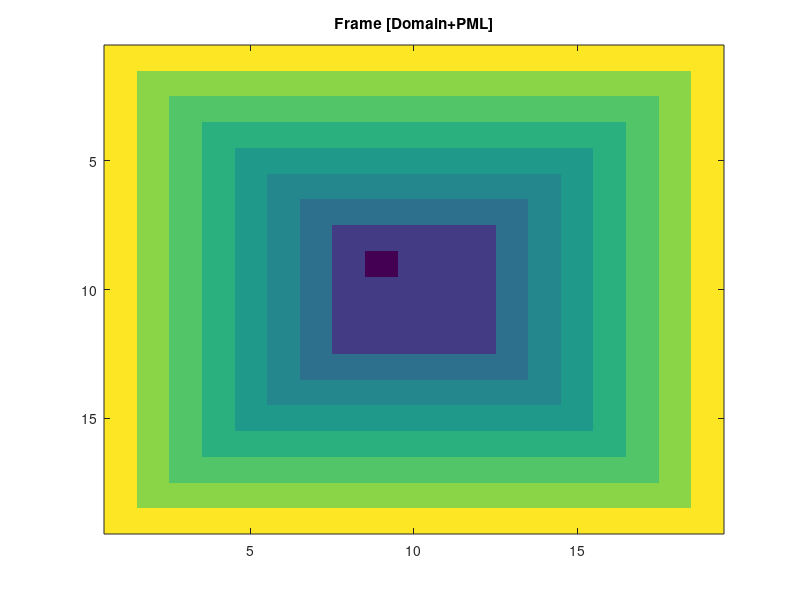

Write the MATLAB code that produced this figure. (Note: this script raises an error after producing the figure.)
% Author: Debasish Ray Mohapatra
% Date: 19 Jan, 2019
% A special thanks to Victor Zappi whose guidance has
% helped me a lot. To visit Victor Zappi's website: http://toomuchidle.com/

% To run the code:
% Please provide grid width and height. This code could be used to
% simulate 3 possible cases: 
% Choose 1 to simulate the acoustic propagation in a tube.
% Choose 2 to simulate the acoustic propagation with a wall inside a grid
% Choose any number to simulate open PML layers

% This code is not depended upon any other files.
% To inquiry or for bugs/suggestions please contact: debasishiter@gmail.com 

%%%%%%%%%%%%%%%%%%%%%%%%%%%%%%%%%%%%%%%%%%%%%%%%%%%%%%%%%%%%%%%%%%%%%%%%%
%% INITIALIZE MATLAB ENVIRONMENT
%%%%%%%%%%%%%%%%%%%%%%%%%%%%%%%%%%%%%%%%%%%%%%%%%%%%%%%%%%%%%%%%%%%%%%%%%
close all; clear;
clc;

%%%%%%%%%%%%%%%%%%%%%%%%%%%%%%%%%%%%%%%%%%%%%%%%%%%%%%%%%%%%%%%%%%%%%%%%%
%% DEFINE UNITS
%%%%%%%%%%%%%%%%%%%%%%%%%%%%%%%%%%%%%%%%%%%%%%%%%%%%%%%%%%%%%%%%%%%%%%%%%
meter = 1;
centimeter  =1e-2;

second    = 1;
hertz     = 1/second;
kilohertz = 1e3 * hertz;
megahertz = 1e6 * hertz;
gigahertz = 1e9 * hertz;

gram      = 1e-3;
kilogram  = 1e3*gram;

%%%%%%%%%%%%%%%%%%%%%%%%%%%%%%%%%%%%%%%%%%%%%%%%%%%%%%%%%%%%%%%%%%%%%%%%%
%% DEFINE CONSTANTS
%%%%%%%%%%%%%%%%%%%%%%%%%%%%%%%%%%%%%%%%%%%%%%%%%%%%%%%%%%%%%%%%%%%%%%%%%
rho = 1.140*kilogram/(meter^3);   % Air density  [kg/m^3]
sarte_mul = 1;                     % srate multiplier
c   = 350*meter/second;            % Sound speed in air [m/s]
maxSigmadt = 0.5;                  % Attenuation coefficient at the PML layer
alpha = 0.004;                     % Reflection coefficient
srate = 44100*sarte_mul;           % Sample frequency
z_inv = 1 / (rho*c*( (1+sqrt(1-alpha))/(1-sqrt(1-alpha)) ));
%%%%%%%%%%%%%%%%%%%%%%%%%%%%%%%%%%%%%%%%%%%%%%%%%%%%%%%%%%%%%%%%%%%%%%%%%
%% DASHBOARD
%%%%%%%%%%%%%%%%%%%%%%%%%%%%%%%%%%%%%%%%%%%%%%%%%%%%%%%%%%%%%%%%%%%%%%%%%
dt = 1/srate;                      % Temporal resolution/ sample time period
dx = dt*c*sqrt( 2.0 );             % Spatial resolution along x-direction: CFL Condition
dy = dt*c*sqrt( 2.0 );             % Spatial resolution along x-direction: CFL Condition
AudioTime = 1*second;              % Total audio signal time
kappa = rho*c*c;                   % Bulk modulus

%%%%%%%%%%%%%%%%%%%%%%%%%%%%%%%%%%%%%%%%%%%%%%%%%%%%%%%%%%%%%%%%%%%%%%%%
%% GRID CELL CONSTRUCTION : DEFINE SIGMA AND BETA VALUE FOR EACH CELL
%%%%%%%%%%%%%%%%%%%%%%%%%%%%%%%%%%%%%%%%%%%%%%%%%%%%%%%%%%%%%%%%%%%%%%%%
% domainW an domainH signifies the size of problem space
domainW = input('Enter domain width: ');
domainH = input('Enter domain height: ');

% Number of PML layers
pmlLayer = 6; % Note: Make it a variable [Next Change]

% Build frame [Frame = Domain Size + PML Layers]
frameW = domainW+2*pmlLayer+2; % 2 is for border/dead cells
frameH = domainH+2*pmlLayer+2; % 2 is for border/dead cells
 
%%%%%%%%%%%%%%%%%%%%%%%%%%%%%%%%%%%%%%%%%%%%%%%%%%%%%%%%%%%%%%%%%%%%%%%%%
%% SIMULATION TIME
%%%%%%%%%%%%%%%%%%%%%%%%%%%%%%%%%%%%%%%%%%%%%%%%%%%%%%%%%%%%%%%%%%%%%%%%%
t = 0:dt:AudioTime-dt;            % time steps
STEPS = length(t);                % Total time steps

%%%%%%%%%%%%%%%%%%%%%%%%%%%%%%%%%%%%%%%%%%%%%%%%%%%%%%%%%%%%%%%%%%%%%%%%%
%% SOURCE PARAMETERS
%%%%%%%%%%%%%%%%%%%%%%%%%%%%%%%%%%%%%%%%%%%%%%%%%%%%%%%%%%%%%%%%%%%%%%%%%
% Define source position
excitationX = floor(frameW/2);  
excitationY = floor(frameH/2);
listenerX = excitationX;
listenerY = excitationY;

% Define source size
excitationH = 1;
excitationW = 1;

excitationF = 440;        % Source frequency      
srcAmplitude =25;
exeT = linspace(1, STEPS, STEPS);
excitationV = srcAmplitude * sin(2*pi*excitationF*dt*(exeT(:)-1));

% Define source propagation direction
% srcDirection index mean: 1 = Left
%                          2 = Down
%                          3 = Right
%                          4 = Up

srcDirection = [-1 -1 1 1];

%%%%%%%%%%%%%%%%%%%%%%%%%%%%%%%%%%%%%%%%%%%%%%%%%%%%%%%%%%%%%%%%%%%%%%%%
%% DEFINE CELL TYPE [Not going to use 'cell_dynamics']
%%%%%%%%%%%%%%%%%%%%%%%%%%%%%%%%%%%%%%%%%%%%%%%%%%%%%%%%%%%%%%%%%%%%%%%%
cell_wall       = 0;
cell_air        = 1;
cell_excitation = 2;
% Note: This need to be changed - Number of PML layers as a variable(Is it necessary??)
cell_pml0       = 3;
cell_pml1       = 4;
cell_pml2       = 5;
cell_pml3       = 6;
cell_pml4       = 7;
cell_pml5       = 8;
cell_dynamic    = 9;
cell_dead       = 10;
cell_numTypes   = 11;

sigmadt = zeros(pmlLayer, 1);

% To store beta(tube wall) and sigmaPrimedt(PML Layers). 
% Beta for air & PMLLayers = 1 and for tubewall = 0
% sigmaPrimedt = sigmaPrime*dt
% sigmaPrime = 1 - Beta + Sigma
% e.g - 
% WALL -> beta = 0, sigma_prima*dt = (1-0)*dt = 1*dt = dt 
% AIR  -> beta = 1, sigma_prima*dt = (1-1)*dt = 0*dt = 0
% [NOTE] - We are considering excitation cell as a special wall cell
typeValues = zeros(2, cell_numTypes);
typeValues(:, cell_wall+1) = [0, dt];
typeValues(:, cell_air+1) = [1, 0];         % air
typeValues(:, cell_excitation+1) = [0, dt]; % excitation

% Define sigma for PMLLayers 
for pmlCounter = 0:pmlLayer-1
    sigmadt(pmlCounter+1) = (pmlCounter/(pmlLayer-1)) * maxSigmadt;
    typeValues(:, cell_pml0+1+pmlCounter) = [1, sigmadt(pmlCounter+1)];
end
typeValues(:, cell_dead+1)    =  [0, 1000000];  % dead cell


% For pressure and velocity
% PV_N(:,:,1) = To store cell pressure
% PV_N(:,:,2) = To store Vx
% PV_N(:,:,3) = To store Vy
% PV_N(:,:,4) = To store grid cell type

PV_N = zeros(frameH, frameW, 4); 
PV_Nplus1  = zeros(frameH, frameW, 4);

% Define cell type and store it in PV_N(,,4)
% Declare all the cells as air by default
PV_N(1:frameH, 1:frameW, 4) = cell_air;

% Then modify as per the requirement
% Define cell_dead
PV_N(1:frameH,1,4) = cell_dead;
PV_N(1:frameH,frameW,4) = cell_dead;
PV_N(1,1:frameW,4) = cell_dead;
PV_N(frameH,1:frameW,4) = cell_dead;

% Define horizontal PML layers - Start from the outer layers
% -----Horizontal PML Layers-------
cellType = cell_pml5;
yShift = 1;
xStart = 2;
xEnd = frameW-1;

for pmlCount = 1:pmlLayer   
    for hCount = xStart:xEnd
        PV_N(yShift+pmlCount, hCount, 4) = cellType;
        PV_N(frameH-pmlCount, hCount, 4) = cellType;
    end   
    xStart = xStart+1;
    xEnd = xEnd-1;
    cellType = cellType-1;
end

% -----Vertical PML Layers-------
cellType = cell_pml5;
xShift = 1;
yStart = 2;
yEnd = frameH-1;
for pmlCount = 1:pmlLayer
    for vCount = yStart:yEnd
        PV_N(vCount, xShift+pmlCount, 4) = cellType;
        PV_N(vCount, frameW-pmlCount, 4) = cellType;
    end
    
    yStart = yStart+1;
    yEnd = yEnd-1;
    cellType = cellType-1;
end

% Defining source cell type
cellType = cell_excitation;
PV_N(excitationY+(0:excitationH-1), excitationX+(0:excitationW-1), 4) = cellType;

%%%%%%%%%%%%%%%%%%%%%%%%%%%%%%%%%%%%%%%%%%%%%%%%%%%%%%%%%%%%%%%%%%%%%%%%
%% SIMULATION TYPES
%%%%%%%%%%%%%%%%%%%%%%%%%%%%%%%%%%%%%%%%%%%%%%%%%%%%%%%%%%%%%%%%%%%%%%%%
simulationType = input('Choose Simulation Type[1-TubeWall 2-VerticalWall]: ');

% For fixed size tube-wall simulation
if(simulationType==1)
    % Check tube length
    tubeLength = input('Enter tube length: ');
    
    % Fix listener position
    listenerX = excitationX + tubeLength;
    listenerY = excitationY;
    
    %back walls
    for i=0:excitationH+1
        PV_N(excitationY-1+i, excitationX-1, 4) = cell_wall;
    end
    
    %tube walls
    for j=excitationX-1:listenerX-2
        PV_N(excitationY-1, j, 4) = cell_wall;
        PV_N(excitationY+excitationH, j, 4) = cell_wall;
    end
end

% For vertical wall simulation
if (simulationType==2)
    PV_N(excitationY-1:excitationY+4, excitationX+4, 4) = cell_wall;
end

% Test the frame
frame = PV_N(:, :,4);
frame(listenerY, listenerX) = -1;
imagesc(frame);
title('Frame [Domain+PML]');

%%%%%%%%%%%%%%%%%%%%%%%%%%%%%%%%%%%%%%%%%%%%%%%%%%%%%%%%%%%%%%%%%%%%%%%%
%% CALCULATE MINBETA AND MAXSIGMA
%%%%%%%%%%%%%%%%%%%%%%%%%%%%%%%%%%%%%%%%%%%%%%%%%%%%%%%%%%%%%%%%%%%%%%%%

% Storing min(Beta) and max(sigmaPrimedt) - We'll use this to calculate
% velocity
minVxBeta = zeros(frameH-2,frameW-2);
minVyBeta = zeros(frameH-2,frameW-2);

maxVxSigmaPrimedt = zeros(frameH-2,frameW-2);
maxVySigmaPrimedt = zeros(frameH-2,frameW-2);

PressureSigmaPrimedt = zeros(frameH-2,frameW-2);
cellTypes = zeros(1,3);
sigma_prime_dt = zeros(1,3);
typeIndex = zeros(1,3);

% Not inclusing cell_dead type
for row_idx = 2: frameH-1
    for column_idx = 2:frameW-1
        cellTypes = [PV_N(row_idx, column_idx, 4), PV_N(row_idx, column_idx+1, 4), PV_N(row_idx-1, column_idx, 4)];
        
        % For typeIndex add 1 to cellTypes
        typeIndex = cellTypes(:)+1;
        beta(:) = typeValues(1, typeIndex);
        sigma_prime_dt(:) = typeValues(2, typeIndex);
        
        % For storing minBeta and maxSigmaPrimedt
        minVxBeta(row_idx-1, column_idx-1) = min(beta(1),beta(2));
        minVyBeta(row_idx-1, column_idx-1) = min(beta(1),beta(3));
        
        maxVxSigmaPrimedt (row_idx-1, column_idx-1) = max(sigma_prime_dt(1), sigma_prime_dt(2));
        maxVySigmaPrimedt (row_idx-1, column_idx-1) = max(sigma_prime_dt(1), sigma_prime_dt(3));
        
        PressureSigmaPrimedt(row_idx-1, column_idx-1) = ...
        typeValues(2,typeIndex(1));
    end    
end

betaVxSqr = minVxBeta.*minVxBeta;
betaVxSqr_dt_invRho = (betaVxSqr.*dt)/rho;

betaVySqr = minVyBeta.*minVyBeta;
betaVySqr_dt_invRho = (betaVySqr.*dt)/rho;

rho_sqrC_dt_invds = (kappa*dt)/dx;
% To calculate pressure we do not need to change the sigmaPrimedt
% So for each cell get the cell index and then calculate the corresponding 
% typeIndex (2,:) by adding 1

% PressureSigmaPrimedt = typeValues(2,PV_N(2:frameH-1, 2:frameW-1, 4)+1);

%%%%%%%%%%%%%%%%%%%%%%%%%%%%%%%%%%%%%%%%%%%%%%%%%%%%%%%%%%%%%%%%%%%%%%%%%
%% FDTD PARAMETERS - PART II (INITIALISING FIELD)
%%%%%%%%%%%%%%%%%%%%%%%%%%%%%%%%%%%%%%%%%%%%%%%%%%%%%%%%%%%%%%%%%%%%%%%%%
CxVx    = zeros(frameH-2,frameW-2);
CyVy    = zeros(frameH-2,frameW-2);
CxP     = zeros(frameH-2,frameW-2);
CyP     = zeros(frameH-2,frameW-2);
Pr_next = zeros(frameH-2,frameW-2);
Vx_next = zeros(frameH-2,frameW-2);
Vy_next = zeros(frameH-2,frameW-2);

%clims = [-2000 2000];
figure;
%hImg = imagesc(PV_Nplus1(:,:,1), clims); %VIC in matlab can remove this
% title('Simulation');


for T = 1:STEPS
    
    % STEP1: Calculate (del.V) = (dVx/dx + dVy/dy)
    % CxVx = dVx/dx, where Vx = velocity along x direction
    % CyVy = dVy/dy, where Vy = velocity along y direction
    
    CxVx(1:frameH-2, 1:frameW-2)=(PV_N(2:frameH-1,2:frameW-1,2) - ...
                                  PV_N(2:frameH-1,1:frameW-2,2));
                              
    CyVy(1:frameH-2, 1:frameW-2)=(PV_N(2:frameH-1,2:frameW-1,3) - ...
                                  PV_N(3:frameH,2:frameW-1,3));
    % STEP2: Calculate Pr_next                           
    Pr_next(1:frameH-2,1:frameH-2) = (PV_N(2:frameH-1,2:frameW-1, 1) - ((rho_sqrC_dt_invds.*(CxVx+CyVy))))./...
                                     (1+PressureSigmaPrimedt);
    % STEP3: Copy Pr_next  to PV_Nplus1
    PV_Nplus1(2:frameH-1, 2:frameW-1,1) = Pr_next(:,:);
    
    % STEP4: Calculate Vx & Vy
    % To compute Vx we need calculate CxP = (del.P) = dPx/dx
    % To compute Vy we need calculate CyP = (del.P) = dPy/dy
    
    CxP(1:frameH-2, 1:frameW-2) = (PV_Nplus1(2:frameH-1,3:frameW,1) - PV_Nplus1(2:frameH-1,2:frameW-1,1))/dx;
    CyP(1:frameH-2, 1:frameW-2) = (PV_Nplus1(1:frameH-2,2:frameW-1,1) - PV_Nplus1(2:frameH-1,2:frameW-1,1))/dy;
    
    
    Vx_next(1:frameH-2, 1:frameW-2) = (minVxBeta.*PV_N(2:frameH-1,2:frameW-1,2)- (betaVxSqr_dt_invRho.*CxP));                                
    Vy_next(1:frameH-2, 1:frameW-2) = (minVyBeta.*PV_N(2:frameH-1,2:frameW-1,3)- (betaVySqr_dt_invRho.*CyP));
    
    for row_idx = 2:frameH-1
        for col_idx = 2: frameW-1
            
            cellTypes = [PV_N(row_idx, col_idx, 4), PV_N(row_idx, col_idx+1, 4), PV_N(row_idx-1, col_idx, 4)];
            typeIndex = cellTypes(:)+1;
            beta(:) = typeValues(1, typeIndex);
            
            % STEP5: Add source velocity
            % Verify the cell type is a cell_excitation or not
            is_excitation = [cellTypes(1) == cell_excitation, cellTypes(2) == cell_excitation, cellTypes(3) == cell_excitation];
            are_we_not_excitations = [ (1 - is_excitation(1)) * (1 - is_excitation(2)), (1 - is_excitation(1)) * (1 - is_excitation(3))];
            
            % To calculate the net source velocity
            excitation_weight = [is_excitation(1) is_excitation(1)].*srcDirection(3:4) + [is_excitation(2) is_excitation(3)].*srcDirection(1:2);

            % Inject the source to the Vx_next and Vy_next = excitationV(T)
            Vx_next(row_idx-1, col_idx-1) = Vx_next(row_idx-1, col_idx-1) + excitationV(T)*excitation_weight(1)*maxVxSigmaPrimedt(row_idx-1, col_idx-1);
            Vy_next(row_idx-1, col_idx-1) = Vy_next(row_idx-1, col_idx-1) + excitationV(T)*excitation_weight(2)*maxVySigmaPrimedt(row_idx-1, col_idx-1);
            
            % STEP6: Add absorbing boundary condition
            is_normal_dir = [beta(2) ~= cell_air, beta(3) ~= cell_air, beta(3) == cell_air, beta(2) == cell_air];
            
            xor_term = [beta(2) * (1-beta(1)) , beta(1) * (1-beta(2)), beta(3) * (1-beta(1)), beta(1) * (1-beta(3))];
            
            N = [0.707106*is_normal_dir(3) + (1-is_normal_dir(3)), 0.707106*is_normal_dir(2) + (1-is_normal_dir(2)), ...
            0.707106*is_normal_dir(4) + (1-is_normal_dir(4)), 0.707106*is_normal_dir(1) + (1-is_normal_dir(1))];
        
            vb_alpha = [xor_term(2)*PV_Nplus1(row_idx,col_idx,1)*N(2) - xor_term(1)*PV_Nplus1(row_idx,col_idx+1,1)*N(1), ...
                         xor_term(4)*PV_Nplus1(row_idx,col_idx,1)*N(4) - xor_term(3)*PV_Nplus1(row_idx-1,col_idx,1)*N(3)];
                     
            vb_alpha = vb_alpha * z_inv .* are_we_not_excitations;
        end
    end
    
    Vx_next = Vx_next + maxVxSigmaPrimedt * vb_alpha(1);
    Vy_next = Vy_next + maxVySigmaPrimedt * vb_alpha(2);
    
    Vx_next = Vx_next./(minVxBeta+maxVxSigmaPrimedt);
    Vy_next = Vy_next./(minVyBeta+maxVySigmaPrimedt);
    
    % STEP6: Copy Vx_next & Vy_next  to PV_Nplus1
    PV_Nplus1(2:frameH-1, 2:frameW-1,2) = Vx_next(:,:);
    PV_Nplus1(2:frameH-1, 2:frameW-1,3) = Vy_next(:,:);
    PV_Nplus1(2:frameH-1, 2:frameW-1,4) = PV_N(2:frameH-1, 2:frameW-1,4);
    
    %STEP7: Pass out the border cell
    
    PV_Nplus1(:, 1, 1:3) = 0;
    PV_Nplus1(:, 1, 4) = PV_N(:, 1, 4);
    
    PV_Nplus1(:, frameW, 1:3) = 0;
    PV_Nplus1(:, frameW, 4) = PV_N(:, frameW, 4); 

    PV_Nplus1(1, :, 1:3) = 0;
    PV_Nplus1(1, :, 4) = PV_N(1, :, 4);
    
    PV_Nplus1(frameH, :, 1:3) = 0;
    PV_Nplus1(frameH, :, 4) = PV_N(frameH, :, 4); 
    
    % STEP8: Plot wave simulation
    if ~mod(T,1)
        imagesc(PV_Nplus1(:,:,1),[-2000 2000]); % colorbar; % Multiplied with twenty to change the color code
        xlabel('Spatial Resolution along X');
        ylabel('Spatial Resolution along Y');
        title(['STEP NUMBER: ' num2str(T) ' OUT OF ' num2str(STEPS)]);
        drawnow;
    end
    
    % STEP9: Copy PV_Nplus1 to PV_N for the next time step
    PV_N = PV_Nplus1;    
end
